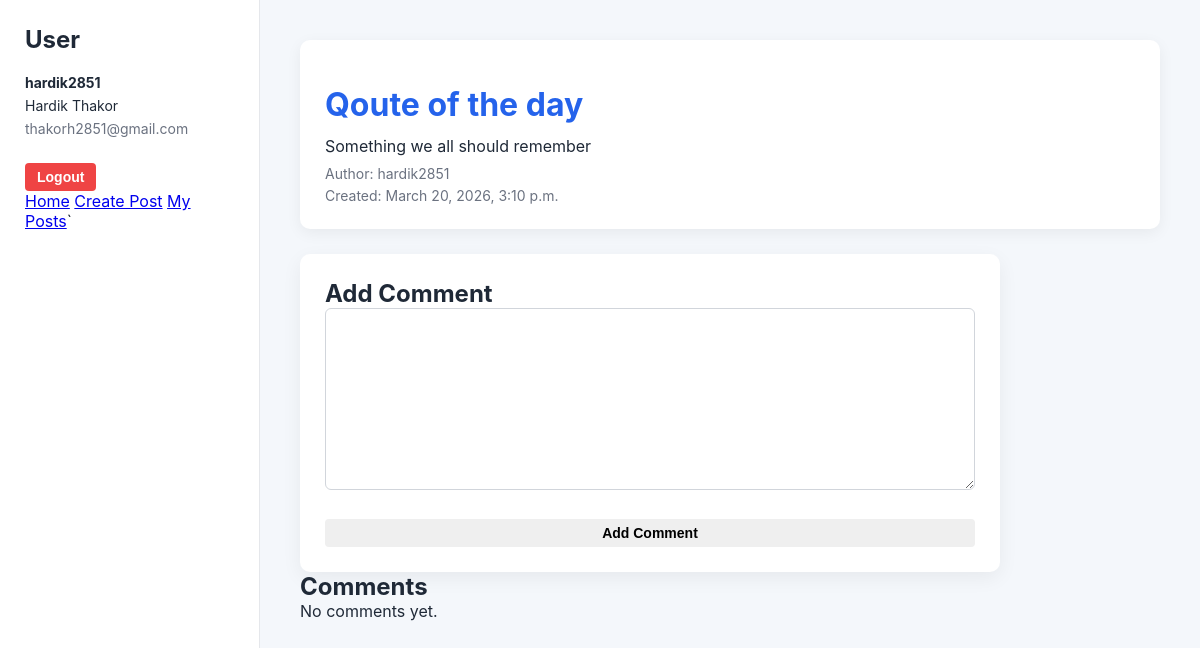
/blogs/post/5 (signed in), run on an earlier commit of the app's database.
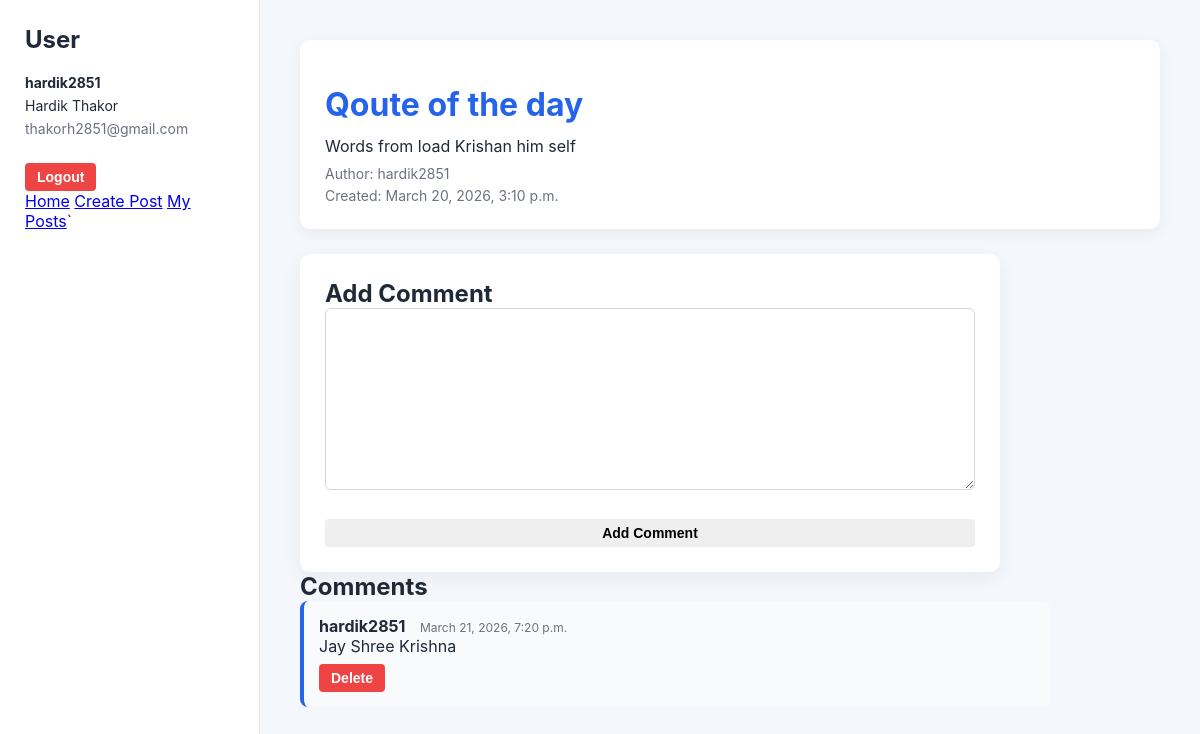
And on a later commit of the database.
### blogs/models.py (models this page shows, shortened)
class Post(models.Model):
    title = models.CharField(max_length=200)
    maincontent = models.TextField()
    author = models.ForeignKey(
        settings.AUTH_USER_MODEL,
        on_delete=models.CASCADE,
        related_name="posts"
    )
    datecreated = models.DateTimeField(auto_now_add=True)
    dateedited = models.DateTimeField(auto_now=True)
    image = CloudinaryField('image', blank=True, null=True)

class Comment(models.Model):
    post = models.ForeignKey(
        Post,
        on_delete=models.CASCADE,
        related_name="comments"
    )
    author = models.ForeignKey(
        settings.AUTH_USER_MODEL,
        on_delete=models.CASCADE,
        related_name="comments"
    )
    content = models.TextField()
    datetime = models.DateTimeField(auto_now_add=True)

### users/models.py (models this page shows)
class User(AbstractUser):
    email = models.EmailField(unique=True)
    def __str__(self):
        return self.username

### blogs/views.py (the view)
# urls.py: path('post/<int:post_id>', postdetail, name='postdetail'),
@login_required
def postdetail(request, post_id):
    post = get_object_or_404(Post, id=post_id)
    comments = post.comments.all()
    if request.method == "POST":
        form = CommentForm(request.POST)
        if form.is_valid():
            comment = form.save(commit=False)
            comment.post = post
            comment.author = request.user
            comment.save()
            return redirect('blogs:postdetail', post_id=post.id)
    else:
        form = CommentForm()
    return render(request,'blogs/postdetail.html', {'post': post,'form': form,'comments': comments})

### blogs/forms.py
class CommentForm(forms.ModelForm):
    class Meta:
        model = Comment
        fields = ['content']

### blogs/templates/blogs/postdetail.html (shortened to what this page needs)
{% extends "base.html" %}
{% load static %}
{% block extra_css %}
<link rel="stylesheet" href="{% static 'css/blogs.css' %}">
{% endblock %}
{% block content %}
<div class="post-detail-card">
    <h1 class="post-title">{{ post.title }}</h1>
    <p class="post-content">{{ post.maincontent }}</p>
    <p class="post-meta">Author: {{ post.author }}</p>
    <p class="post-meta">Created: {{ post.datecreated }}</p>
</div>
<div class="form-container">
    <h2>Add Comment</h2>
    <form method="POST" class="form-box">
        {{ form.content }}
        <button class="btn primary full-btn" type="submit">Add Comment</button>
    </form>
</div>
<div class="comments-container">
    <h2>Comments</h2>
    {% for comment in comments %}
    <div class="comment-card">
        <p><strong>{{ comment.author }}</strong> <span class="comment-time">{{ comment.datetime }}</span></p>
        <p>{{ comment.content }}</p>
        {% if user == post.author or user == comment.author %}
        <form method="POST" action="{% url 'blogs:deletecomment' comment.id %}">
            <button class="btn delete-btn" type="submit">Delete</button>
        </form>
        {% endif %}
    </div>
    {% empty %}
    <p>No comments yet.</p>
    {% endfor %}
</div>
{% endblock %}

What changed in the data, as far as the page shows it:
changed Post "Qoute of the day": maincontent "Something we all should remember" → "Words from load Krishan him self"
added Comment: author "hardik2851", datetime "March 21, 2026, 7:20 p.m.", content "Jay Shree Krishna"
Also different on the page:
text no longer shown: "No comments yet."
